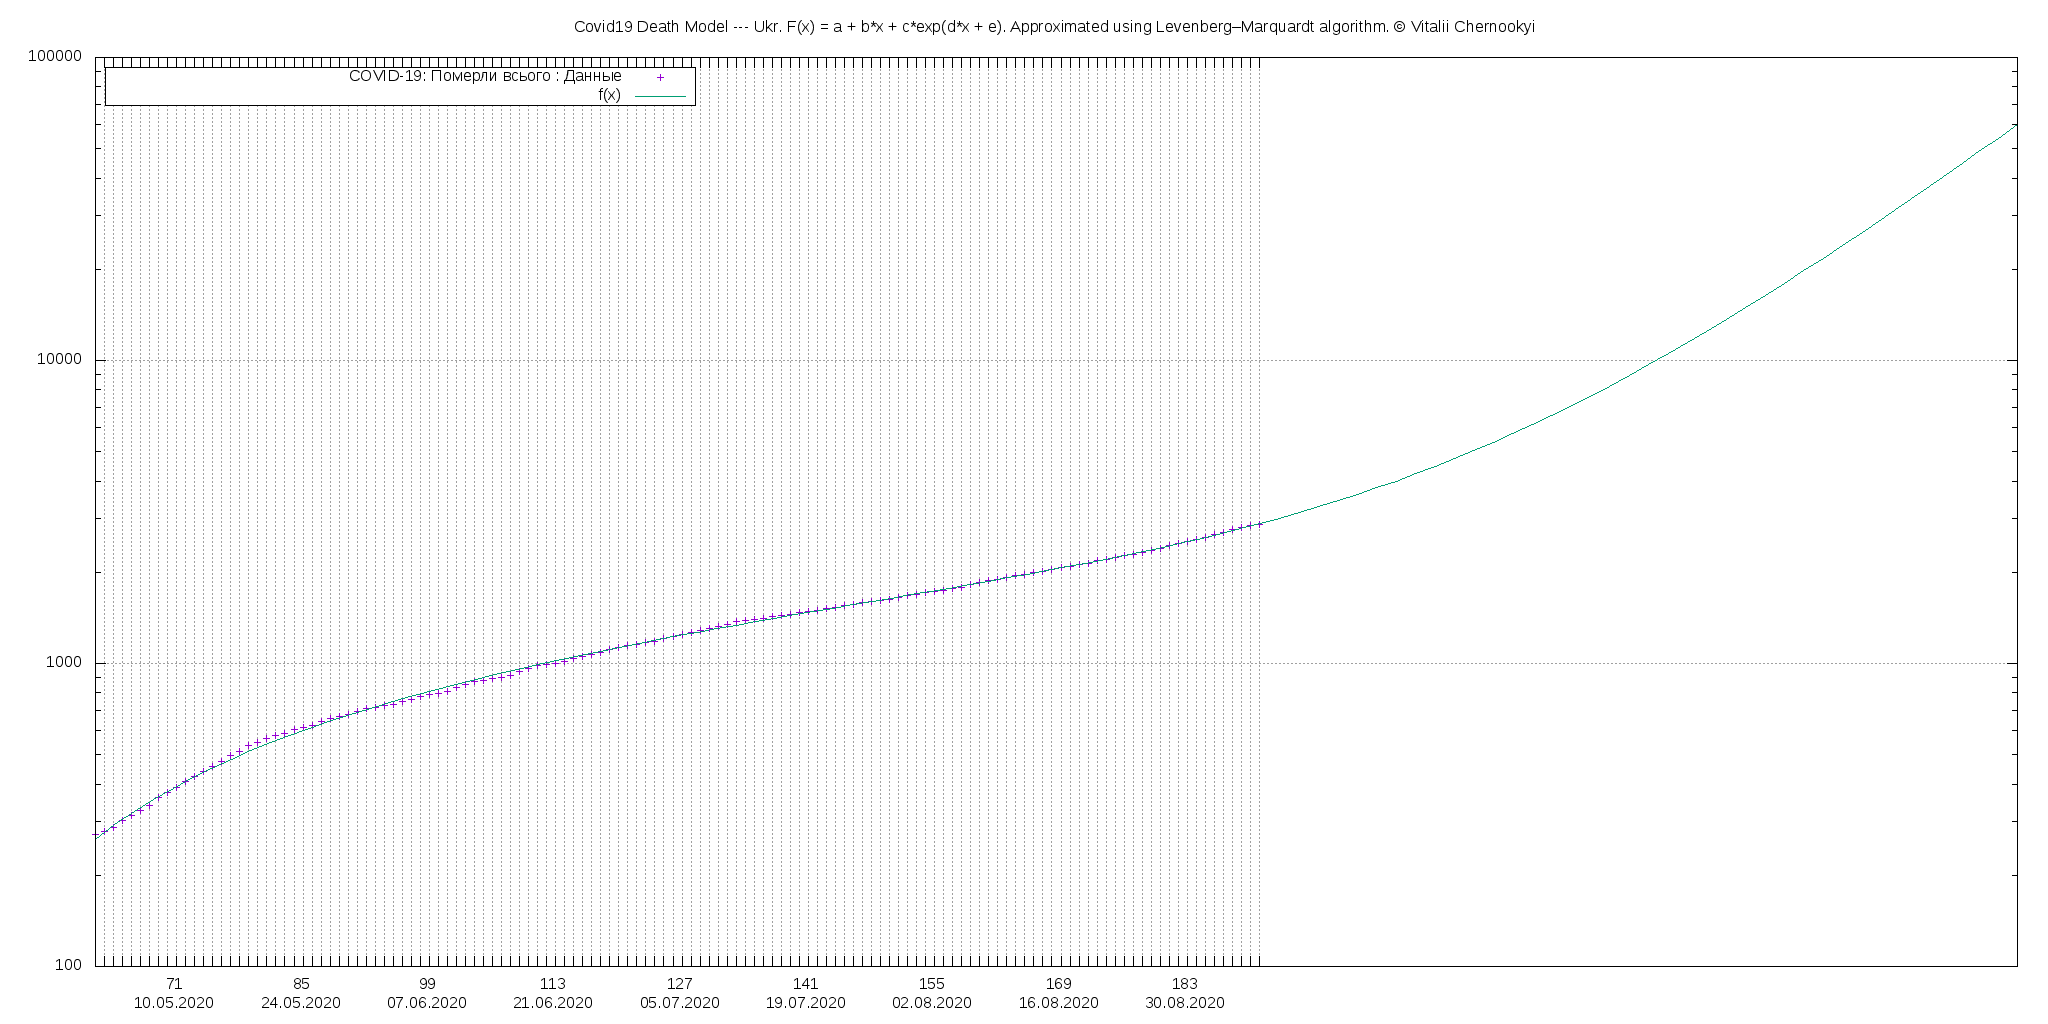

The script that saved this image:
#!/usr/bin/gnuplot

#######################################
###
###   @author Vitalii Chernookyi
###                             
###   @copyright GPLv3
###
#######################################

#Set the output to a png file
set terminal png size 2048,1024
# The file we'll write to
set output 'death_model-ukr.png'
# The graphic title
set title 'Covid19 Death Model --- Ukr. F(x) = a + b*x + c*exp(d*x + e). Approximated using Levenberg–Marquardt algorithm. © Vitalii Chernookyi'
set key left box
set xtics 62,7
set grid back

#set timefmt '%d.%m.%Y'
#set xdata time
#set format x '%d.%m.%Y'

f(x) = a + b*x + c*exp(d*x + e)

### Let's use Levenberg–Marquardt algorithm
###
fit [62:211][0:3000] f(x) 'data.dat' u 1:3 via 'start.par'

#plot the graphic
set logscale y 10
set bmargin 3 # leave room for 2 lines of x labels
label(i1,i2) = sprintf("%d\n%s",column(i1),stringcolumn(i2))

plot [62:275] \
	'data.dat' u 1:3:xtic(int($0)%14==0 ? label(1,2) : "") t "COVID-19: Померли всього : Данные", \
	f(x)
